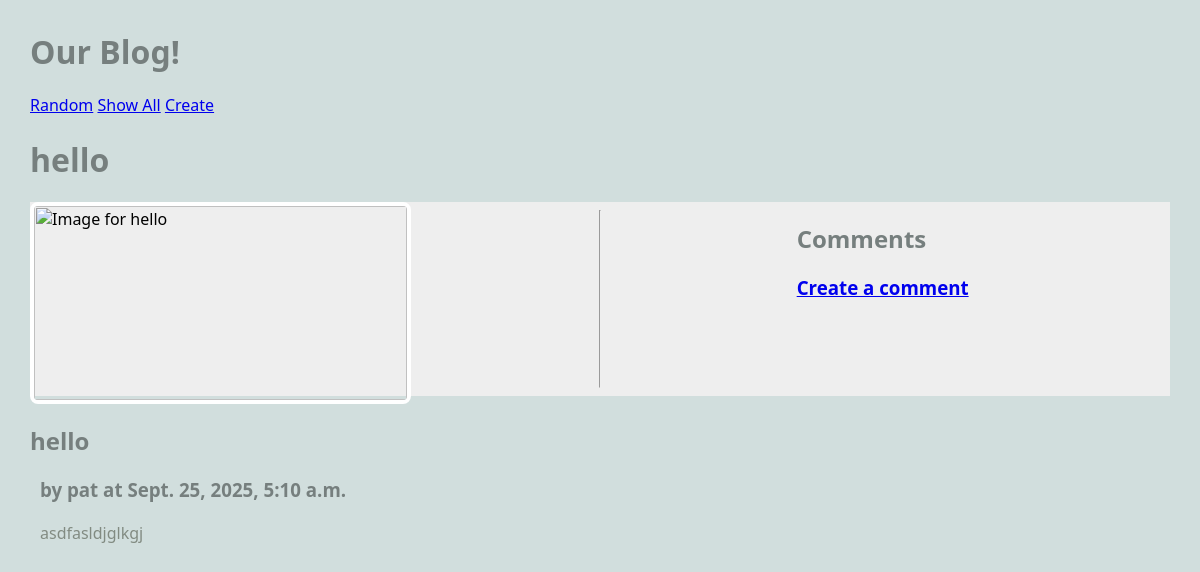
The page /blog/article/1 on the database as committed earlier.
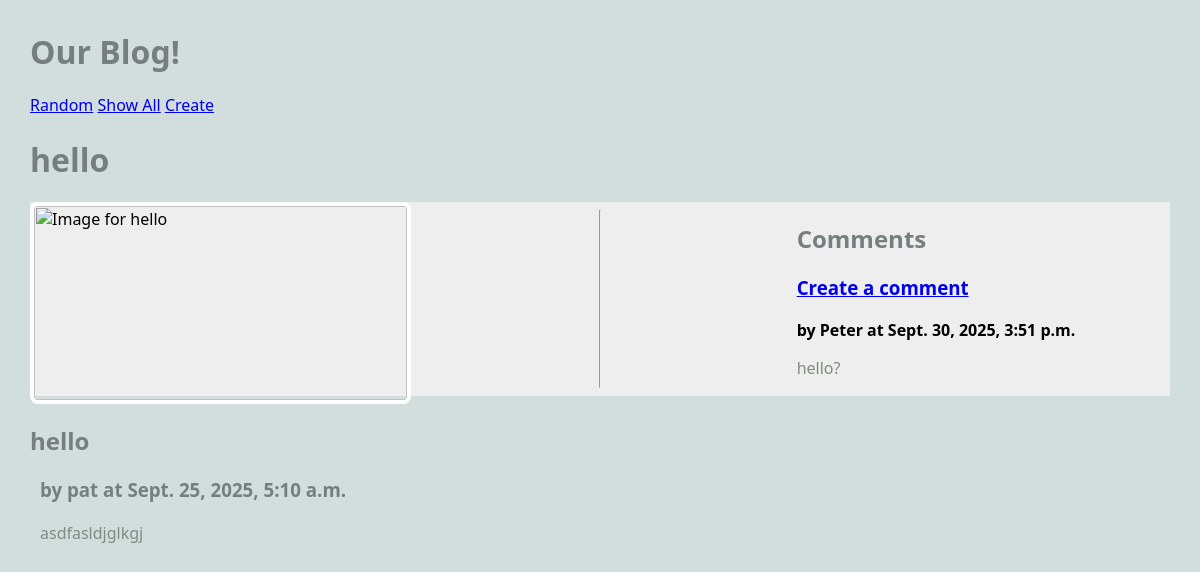
The same page on the database as committed later.
### blog/models.py (models this page shows, shortened)
class Article(models.Model):
    title = models.TextField(blank=True)
    author = models.TextField(blank=True)
    text = models.TextField(blank=True)
    published = models.DateTimeField(auto_now=True)
    image_url = models.URLField(blank=True)
    def get_all_comments(self):
        comments = Comment.objects.filter(article=self)
        return comments

class Comment(models.Model):
    article = models.ForeignKey("Article", on_delete=models.CASCADE)
    author = models.TextField(blank=False)
    text = models.TextField(blank=False)
    published = models.DateTimeField(auto_now=True)
    def __str__(self):
        return f'{self.text}'

### blog/views.py (the view)
# urls.py: path('article/<int:pk>',ArticleView.as_view(), name = "article"),
class ArticleView(DetailView):
    model = Article
    template_name = 'blog/article.html'
    context_object_name = 'article' # should be singular

### blog/templates/blog/article.html
{% extends "blog/base.html" %}
{% block content %}
<h1> {{article.title}}</h1>
<main class="grid-container">
    <article>
        <img src="{{article.image_url}}" alt="Image for {{article.title}}">
        <div>
            <h2> {{article.title}}</h2>
            <h3> by {{article.author}} at {{article.published}}</h3>
            <p>
                {{article.text}}
            </p>
        </div>
    </article>
    <hr>
    <div>
        <h2>Comments</h2>
        <h3>
            <a href="{% url 'create_comment' article.pk %}">Create a comment</a>
        </h3>
        {% for comment in article.get_all_comments %}
            <div>
                <strong>by {{comment.author}} at {{comment.published}}</strong>
                <p>
                    {{comment.text}}
                </p>
            </div>
        {% endfor %}
    </div>
</main>
{% endblock %}

### blog/templates/blog/base.html (shortened to what this page needs)
{% load static %}
<html>
    <head>
        <link rel="stylesheet" href="{% static 'styles-blog.css' %}">
    </head>
    <body>
        <head>
            <h1> Our Blog!</h1>
            <nav>
                <ul>
                    <li><a href="{% url 'random'%}">Random</a></li>
                    <li><a href="{% url 'show_all'%}">Show All</a></li>
                    <li><a href="{% url 'create_article' %}">Create</a></li>
                </ul>
            </nav>
               </head>
        {% block content %}
        {% endblock %}
    </body>
</html>

### static/styles-blog.css (style rules this page uses)
body { margin: 30px; background: #d1dedd; font-family:'Segoe UI', Tahoma, Geneva, Verdana, sans-serif; }
ul, li { padding: 0px; list-style-type: none; }
h1, h2, h3 { color: #767f7e; }
p { color: #828b82; }
.grid-container { background: #eee; max-width: 900px; display: grid; grid-template-columns: repeat(3, 1fr); grid-gap: 10px; max-width: 1200px; margin: 20px auto; }
article img, article.featured img { width: 100%; border: 4px solid #fff; border-radius: 8px; }
article p, article h3 { margin: 20px 10px; }
nav li { display: inline; }

Rows that differ between the two databases and show on the page:
added Comment: author "Peter", published "Sept. 30, 2025, 3:51 p.m.", text "hello?"
